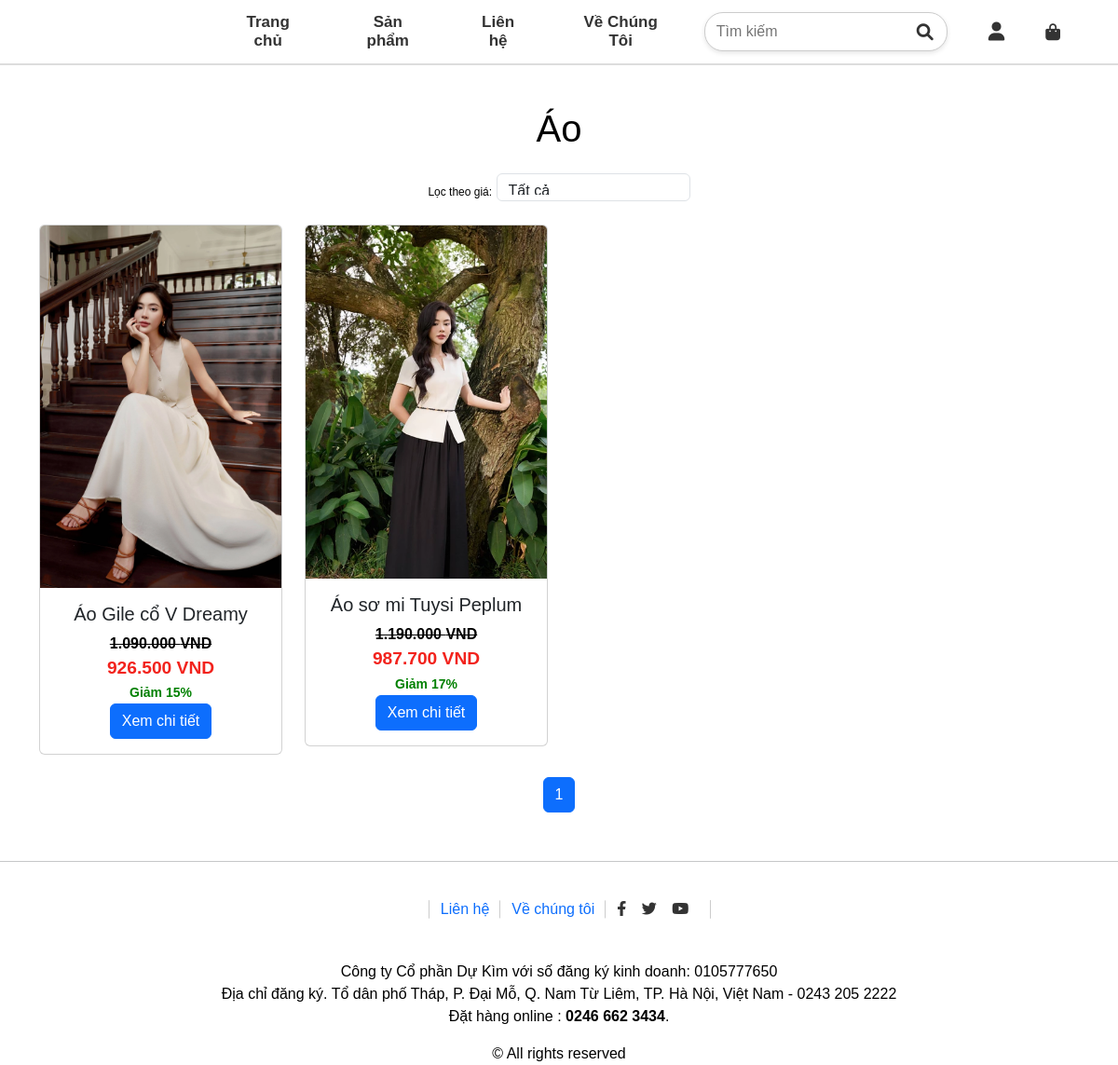
The app's page /khachhang/products_by_brand.php?brand_id=10 with its own data.
### tables this page shows
CREATE TABLE `brands` (
  `brand_id` int(11) NOT NULL,
  `brand_name` varchar(255) NOT NULL
);

CREATE TABLE `products` (
  `product_id` int(11) NOT NULL,
  `product_name` varchar(255) NOT NULL,
  `product_description` text DEFAULT NULL,
  `product_price` decimal(10,2) NOT NULL,
  `product_sale` int(11) NOT NULL,
  `product_quantity` int(11) NOT NULL,
  `product_image` varchar(255) DEFAULT NULL,
  `brand_id` int(11) DEFAULT NULL,
  `created_at` timestamp NOT NULL DEFAULT current_timestamp(),
  `updated_at` timestamp NOT NULL DEFAULT current_timestamp() ON UPDATE current_timestamp(),
  `product_color_image` varchar(255) DEFAULT NULL,
  `product_color_name` varchar(255) DEFAULT NULL,
  `remarkable` tinyint(1) DEFAULT 0,
  `price_sale` decimal(10,2) GENERATED ALWAYS AS (`product_price` - `product_price` * `product_sale` / 100) STORED,
  `product_size` int(11) NOT NULL
);

### khachhang/products_by_brand.php (the view, shortened to what this page needs)
<?php
include 'header.php';
if (isset($_GET['brand_id'])) {
    $brand_id = $_GET['brand_id'];
    $query = "SELECT * FROM products WHERE brand_id = $brand_id";
    $result = $conn->query($query);
    $query_brand = "SELECT brand_name FROM brands WHERE brand_id = $brand_id";
    $result_brand = $conn->query($query_brand);
    $brand_name = $result_brand->fetch_assoc()['brand_name'];
} else {
    echo "Không tìm thấy thương hiệu!";
    exit();
}
?>
<!DOCTYPE html>
<html>
<head>
    <link href="https://cdn.jsdelivr.net/npm/bootstrap@5.3.0-alpha3/dist/css/bootstrap.min.css" rel="stylesheet">
</head>
<body>
    <div class="container">
        <div class="row">
            <div class="col-12">
                <h1 class="text-center my-4"><?php echo htmlspecialchars($brand_name); ?></h1>
                <div class="filter-section text-center my-4">
                <label for="priceFilter" class="mr-2">Lọc theo giá:</label>
                <select id="priceFilter" class="form-control d-inline-block w-auto">
                    <option value="all">Tất cả</option>
                </select>
            </div>
                <div class="row" id="Table">
                    <?php
                    if ($result->num_rows > 0) {
                        while ($row = $result->fetch_assoc()) {
                    ?>
                            <div class="col-md-3 col-sm-6 mb-4">
                                <div class="card">
                                    <img src="../uploads/<?php echo htmlspecialchars($row['product_image']); ?>" class="card-img-top" alt="Product Image">
                                    <div class="card-body text-center">
                                        <h5 class="card-title"><?php echo htmlspecialchars($row['product_name']); ?></h5>
                                        <span style="text-decoration: line-through; color: black; font-weight: bold;">
                                            <?php echo number_format($row['product_price'], 0, ',', '.') . ' VND'; ?>
                                        </span><br>
                                        <span style="font-weight: bold; font-size: 1.2em; color: #f2231d;">
                                            <?php echo number_format($row['price_sale'], 0, ',', '.') . ' VND'; ?>
                                        </span>
                                        <br>
                                        <small style="color: green; font-weight: bold;">
                                            Giảm <?php echo $row['product_sale']; ?>%
                                        </small>
                                        <br>
                                        <a href="product.php?product_id=<?php echo $row['product_id']; ?>" class="btn btn-primary">Xem chi tiết</a>
                                    </div>
                                </div>
                            </div>
                    <?php
                        }
                    } else {
                        echo "<div class='col-12'><p class='text-center'>Không có sản phẩm nào</p></div>";
                    }
                    ?>
                </div>
            </div>
        </div>
        <div class="row">
        <nav>
            <ul class="pagination justify-content-center" id="pagination"></ul>
        </nav>
    </div>
    </div>
</body>
</html>
<?php
include 'footer.php';
?>

### styles1.css (style rules this page uses)
* { margin: 0; padding: 0; box-sizing: border-box; font-family: Arial, Helvetica, sans-serif; }
body { padding-top: 70px; }
a { text-decoration: none; color: black; }
.row { display: flex; flex-wrap: wrap; }
.container { width: 100%; margin: 0 auto; padding: 20px; }
select { padding: 8px 12px; font-size: 14px; border: 1px solid #ccc; border-radius: 4px; }
.container { width: 90%; max-width: 1200px; margin: 0 auto; }
.payment-content-left p,label { font-size: 12px; font-family: var(--main-text-font); }

### styles_admin.css (style rules this page uses)
* { margin: 0; padding: 0; box-sizing: border-box; color: black; outline: none; }
a { text-decoration: none; }
ul { list-style: none; }
.admin-content-right-product_add input,select { width: 100%; height: 30px; display: block; margin: 6px 0 12px; padding-left: 12px; }

### khachhang/products_by_brand.php (style rules this page uses)
a { text-decoration: none; }

### records on screen
brands: brand_name "Áo"
products: product_image (picture), product_name "Áo Gile cổ V Dreamy", product_price "1.090.000", price_sale "926.500", product_sale "15"
products: product_image (picture), product_name "Áo sơ mi Tuysi Peplum", product_price "1.190.000", price_sale "987.700", product_sale "17"
